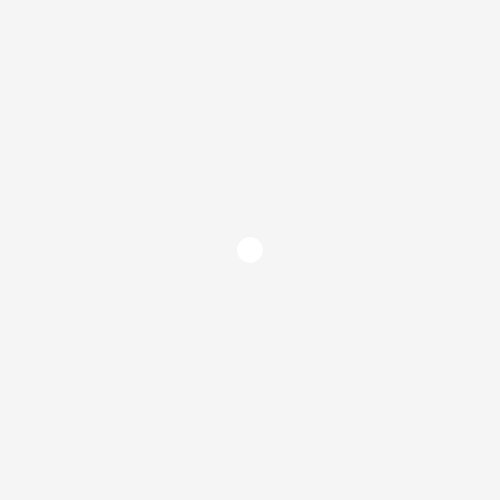
Frame 1 (no input)
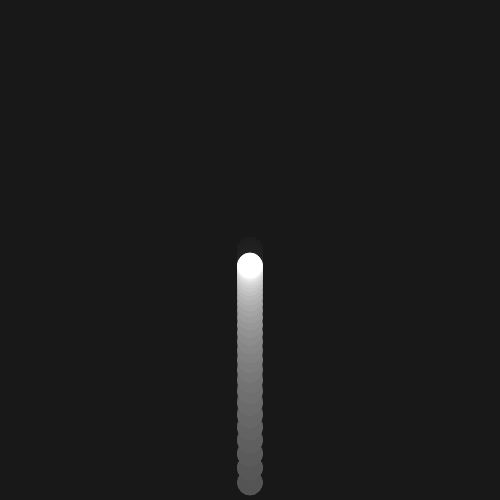
Frame 60 (no input)
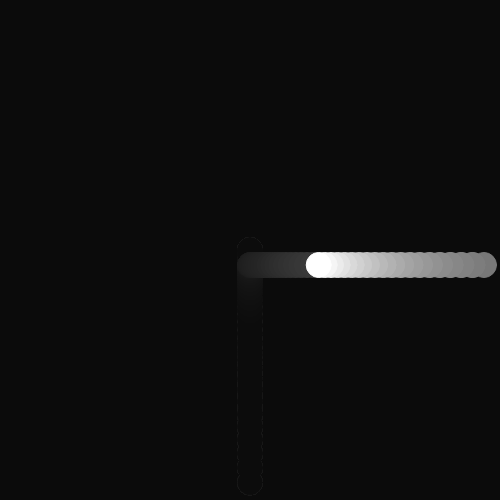
Frame 120 (the mouse pressed at the canvas centre since frame 60)

The p5.js sketch that drew these frames (run headless with seeded random() and noise() and a simulated clock; from frame 60 on, the mouse is pressed at the canvas centre):

// p5.js sketch
// ── sketch.js
class Ball {
  constructor(pos, size) {
    this.pos = pos;
    this.vel = createVector(0,0);
    this.acc = createVector(0,0);
    this.size = size;
  }

  draw() {
    fill(255);
    stroke(255);
    ellipse(this.pos.x, this.pos.y, this.size);
  }

  update() {
    // Increment velocity based on acceleration
    this.vel.add(this.acc);
    // Increment position based on velocity
    this.pos.add(this.vel);

    // Limit velocity
    // this.vel.limit(10);

    this.acc = this.acc.mult(0);
  }

  applyForce(force) {
    this.acc = force;
  }

  bounce() {
    // Check lateral borders
    if (this.pos.x > width - this.size || this.pos.x < 0 + this.size) {
      this.vel.x *= -1;
    }

    // Check vertical borders
    if (this.pos.y > height - this.size || this.pos.y < 0 + this.size) {
      this.vel.y *= -1;
    }
  }
} 

let balls = [];

function setup() {
  createCanvas(500, 500);

  let pos = createVector(width/2, height/2);

  // Create 1 ball and push it into the array
  let ball = new Ball(pos, 25);
  balls.push(ball);  
}

function draw() {
  background(0, 10);

  let gravity = createVector(0, 0.5);
  let wind = createVector(0.3, 0);

  // Draw ball and apply movement
  for (const ball of balls) {
    ball.draw();
    ball.update();
    ball.bounce();

    // Apply forces
    ball.applyForce(gravity);

    if (mouseIsPressed) {
      ball.applyForce(wind);
    }
  }
  
}
